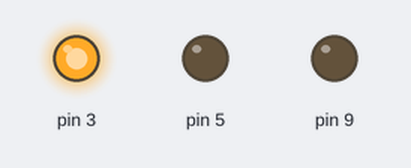
A sketch run on a simulated Arduino Uno, built with avr-gcc and run on an emulated ATmega328P. Parts: output pins drawn as LEDs (lit = HIGH).

Above: at 0.2 s.
At 2.0 s:
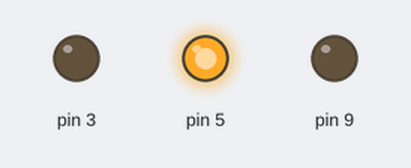
At 4.5 s:
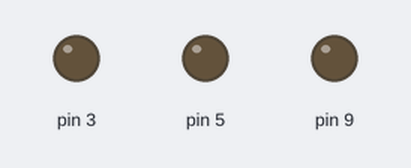
At 6.5 s:
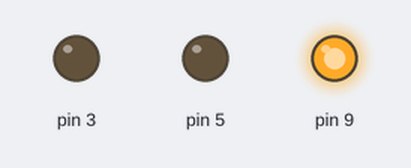
Timing chart, 0 to 8.1 s (numbered marks = the images above):
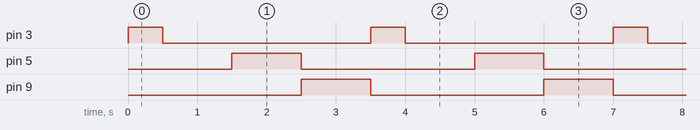

The sketch:

sensor_RGB.ino
```cpp
#include "RGB.h"

void setup() {
  // put your setup code here, to run once:
  Serial.begin(9600);
  initRgb(3, 5, 9);
}

void loop() {

  // 45도 이상 R,24도이상 45도 이하 G, 24도이하 B 키기
  readTemp(50, 45, 24);     // R 켜짐
  delay(1000);
  readTemp(30.5, 45, 24);    // G 켜짐
  delay(1000);
  readTemp(20, 45, 24);     // B 켜짐
  delay(1000);

}
```

Measured:
- by itself, pin 3: alternates HIGH for 0.50 s and LOW for 3.0 s
- by itself, pin 5, pin 9: alternates HIGH for 1.0 s and LOW for 2.5 s
- by itself, everything shown: repeats every 3.5 s, in 4 steps
